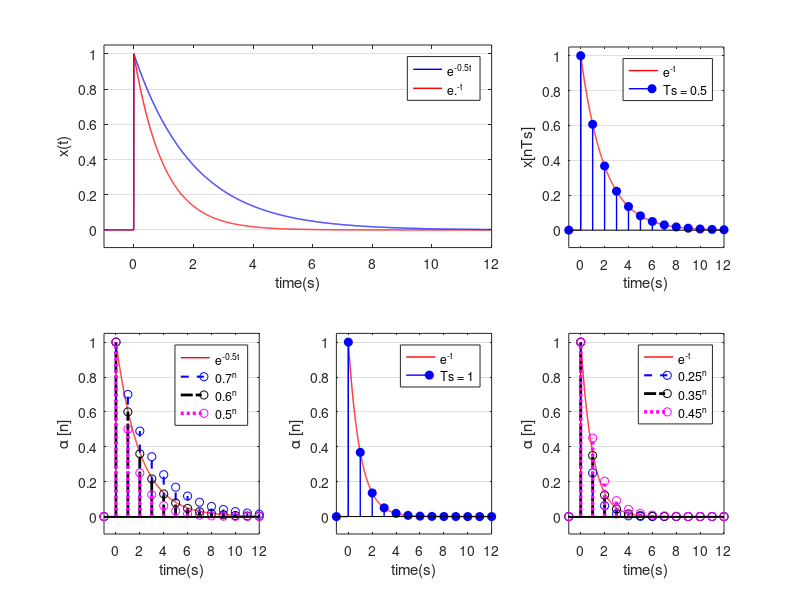

MATLAB code to generate this figure:
clear all;
t = -1:0.005:100;

%Analog Signal 1
x1 = (t>=0).*exp(-0.5*t);
subplot(2,3,1:2);
plot(t,x1,'b','linewidth',1);
xlabel('time(s)');
set(gca, 'Ygrid', 'on');
axis([-1 12 -0.1 1.05]);
ylabel('x(t)');
hold on;

%Analog Signal 2
x2 = (t>=0).*exp(-1*t);
subplot(2,3,1:2);
plot(t,x2,'r','linewidth',1);

legend('e^{-0.5t}','e.^{-t}');

t = -2:1:100;
t1 = -1:0.005:100;


%Sampled Signal 1
x1 = (t>=0).*exp(-0.5*t);
subplot(2,3,3);
norm = (t1>=0).*exp(-0.5*t1);
plot(t1,norm,'r','linewidth',1);
set(gca, 'Ygrid', 'on');
hold on;
stem(t,x1,'b','filled','linewidth',1);
xlabel('time(s)');
axis([-1 12 -0.1 1.05]);
ylabel('x[nTs]');
legend('e^{-t}','Ts = 0.5')
hold on;

%Discrete Equivalent Signal Approxmation 1
  subplot(2,3,4);
  norm = (t1>=0).*exp(-0.5*t1);
  plot(t1,norm,'r','linewidth',1);
  set(gca, 'Ygrid', 'on');
  hold on;
for i = -1:12
  subplot(2,3,4);
  stem(i,(i>=0).*((0.7).^i),'Marker', 'o','b','linewidth', 1.5, 'LineStyle', '--');
  hold on;
  stem(i,(i>=0).*((0.6).^i),'Marker', 'o','k','linewidth', 2.0, 'LineStyle', '-.');
  hold on;
  stem(i,(i>=0).*((0.5).^i),'Marker', 'o','m','linewidth', 2.5, 'LineStyle', ':');
  hold on;
  legend('e^{-0.5t}','0.7^n','0.6^n','0.5^n');
  xlabel('time(s)');
  axis([-1 12 -0.1 1.05]);
  ylabel('\alpha [n]');
end

%Sampled Signal 2
x2 = (t>=0).*exp(-1*t);
subplot(2,3,5);
norm = (t1>=0).*exp(-t1);
plot(t1,norm,'r','linewidth',1);
set(gca, 'Ygrid', 'on');
hold on;
stem(t,x2,'b','filled','linewidth',1);
axis([-1 12 -0.1 1.05]);
xlabel('time(s)');
ylabel('\alpha [n]');
legend('e^{-t}','Ts = 1')
hold on;

%Discrete Equivalent Signal Approxmation 2
  subplot(2,3,6);
  norm = (t1>=0).*exp(-t1);
  plot(t1,norm,'r','linewidth',1);
  set(gca, 'Ygrid', 'on');
  hold on;
for i = -1:12
  subplot(2,3,6);
  stem(i,(i>=0).*((0.25).^i),'Marker', 'o','b', 'linewidth', 1.5,'LineStyle','--');
  hold on;
  stem(i,(i>=0).*((0.35).^i),'Marker', 'o','k','linewidth', 2.0, 'LineStyle', '-.');
  hold on;
  stem(i,(i>=0).*((0.45).^i),'Marker', 'o','m','linewidth', 2.5, 'LineStyle', ':');
  hold on;
  legend('e^{-t}','0.25^n','0.35^n','0.45^n');
  xlabel('time(s)');
  axis([-1 12 -0.1 1.05]);
  ylabel('\alpha [n]');
end

